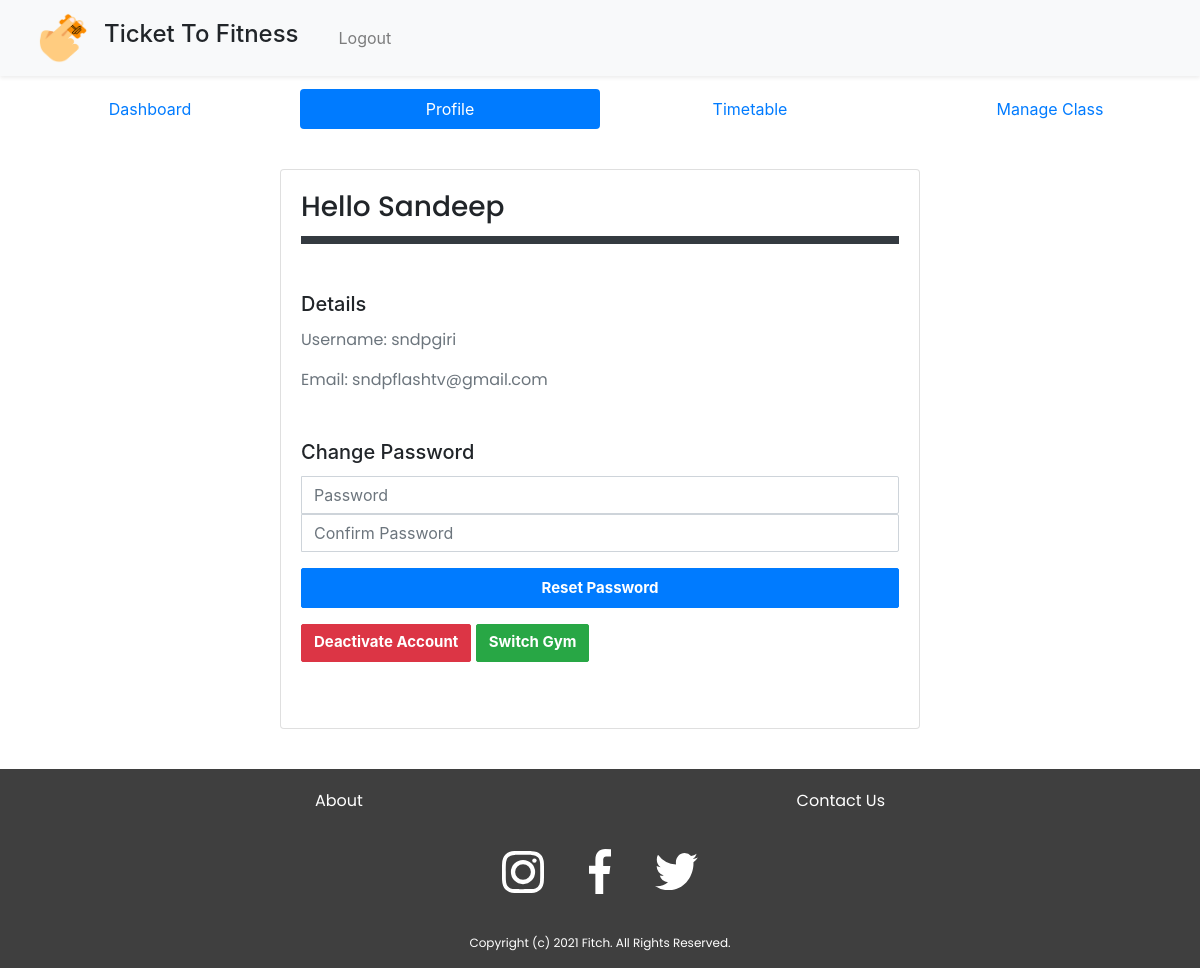
Page /User/userProfile (signed in) on the committed database.
### tables this page shows
CREATE TABLE `users` (
  `id` int(20) NOT NULL,
  `username` varchar(255) NOT NULL,
  `firstname` varchar(255) NOT NULL,
  `lastname` varchar(255) NOT NULL,
  `email` varchar(255) NOT NULL,
  `password` varchar(255) NOT NULL,
  `user_activation_code` varchar(255) NOT NULL,
  `user_email_status` varchar(255) NOT NULL,
  `password_reset` varchar(255) NOT NULL,
  `partnership_status` tinyint(1) DEFAULT NULL
);

### app/libraries/Core.php (called while the page is built, shortened)
<?php
  class Core {
    protected $currentMethod = 'index';
    public function __construct(){
      $url = $this->getUrl();
      if(file_exists('../app/controllers/' . ucwords($url[0]). '.php')){
        unset($url[0]);
      }
      $this->currentController = new $this->currentController;
      if(isset($url[1])){
        if(method_exists($this->currentController, $url[1])){
          $this->currentMethod = $url[1];
          unset($url[1]);
        }
      }
      $this->params = $url ? array_values($url) : [];
      call_user_func_array([$this->currentController, $this->currentMethod], $this->params);
    }
    public function getUrl(){
      if(isset($_GET['url'])){
        $url = rtrim($_GET['url'], '/');
        $url = filter_var($url, FILTER_SANITIZE_URL);
        $url = explode('/', $url);
        return $url;
      }
    }
  }

### public/index.php (called while the page is built, shortened)
<?php
  $init = new Core;

### app/libraries/Database.php (called while the page is built, shortened)
<?php
  class Database {
    private $host = DB_HOST;
    private $user = DB_USER;
    private $pass = DB_PASS;
    private $dbname = DB_NAME;
    private $dbh;
    private $stmt;
    public function __construct(){
      $dsn = 'mysql:host=' . $this->host . ';dbname=' . $this->dbname;
      $options = array(
        PDO::ATTR_PERSISTENT => true,
        PDO::ATTR_ERRMODE => PDO::ERRMODE_EXCEPTION
      );
      try{
        $this->dbh = new PDO($dsn, $this->user, $this->pass, $options);
      } catch(PDOException $e){
        $this->error = $e->getMessage();
        echo $this->error;
      }
    }
    public function query($sql){
      $this->stmt = $this->dbh->prepare($sql);
    }
    public function bind($param, $value, $type = null){
      if(is_null($type)){
        switch(true){
          default:
            $type = PDO::PARAM_STR;
        }
      }
      $this->stmt->bindValue($param, $value, $type);
    }
    public function execute(){
      return $this->stmt->execute();
    }
    public function single(){
      $this->execute();
      return $this->stmt->fetch(PDO::FETCH_OBJ);
    }
  }

### app/models/Account.php (called while the page is built, shortened)
<?php
    class Account{
        private $db;
        public function __construct(){
            $this->db = new Database;
        }
        public function fetchUserInformation($userid){
            $this->db->query('SELECT * FROM users WHERE id = :id');
            $this->db->bind(':id', $userid);
            $row=$this->db->single();
            if($this->db->rowCount() > 0) {
                return $row;
            }
        }
    }
?>

### app/views/User/userprofile.php (the view, shortened to what this page needs)
<?php require APPROOT . '/views/User/dashboardmenu.php'; ?>
<nav class="nav nav-pills nav-justified mt-4">
    <a class="nav-item nav-link " href="<?php echo URLROOT; ?>/User">Dashboard</a>
    <a class="nav-item nav-link active" href="<?php echo URLROOT; ?>/User/userProfile">Profile</a>
    <a class="nav-item nav-link" href="#">Timetable</a>
    <a class="nav-item nav-link " href="#">Manage Class</a>
</nav>
<div id="container-userprofile">
    <div class="card" style="width: 40rem; height:35rem;">
        <div class="card-body">
            <h3 class="card-title">Hello <?php echo $data['firstname'] ?></h3>
            <div class="divider py-1 bg-dark"></div>
            <h5 class="card-title mt-5">Details</h5>
            <p class="font-weight-normal text-secondary">Username: <?php echo $data['username']; ?></p>
            <p class="font-weight-normal text-secondary">Email: <?php echo $data['email']; ?></p>
            <h5 class="card-title mt-5"> Change Password</h5>
            <form id="register-form" role="form" autocomplete="off" class="form" method="post" action="<?php echo URLROOT; ?>/accounts/updatePassword">
                <div class="form-group">
                    <div class="input-group">
                        <input id="password" name="password" placeholder="Password" class="form-control" type="password">
                    </div>
                    <div class="input-group">
                        <input id="cpassword" name="cpassword" placeholder="Confirm Password" class="form-control" type="password">
                    </div>
                </div>
                <div class="form-group">
                    <input name="recover-submit" class="btn btn-lg btn-primary btn-block" value="Reset Password" type="submit">
                </div>
            </form>
            <a href="#" class="btn btn-danger">Deactivate Account</a>
            <?php
                if($_SESSION['partnership_status'] != NULL && $_SESSION['partnership_status'] == true ){
                    ?>
                 <a href="<?php echo URLROOT; ?>/Gym" class="btn btn-success">Switch Gym</a>
                    <?php
                }else{
                    echo "<button type='button' class='btn btn-success' data-toggle='modal' data-target='#registerGymModal'>";
                    echo "Register Gym Account";
                    echo "</button>";
                }
            ?>
        </div>
    </div>
</div>
<?php require APPROOT . '/views/inc/footer.php'; ?>

### public/css/style.css (style rules this page uses)
body { padding-top: 65px; }
.form-control, .btn { min-height: 38px; border-radius: 2px; }
.btn { font-size: 15px; font-weight: bold; }
#container-userprofile { display: flex; justify-content: center; min-height: 80vh; align-items: center; }
h3 { font-family: 'Poppins', sans-serif; }
p { font-family: 'Poppins', sans-serif; }

### rows in the picture
users: firstname "Sandeep", username "sndpgiri", email "sndpflashtv@gmail.com"
